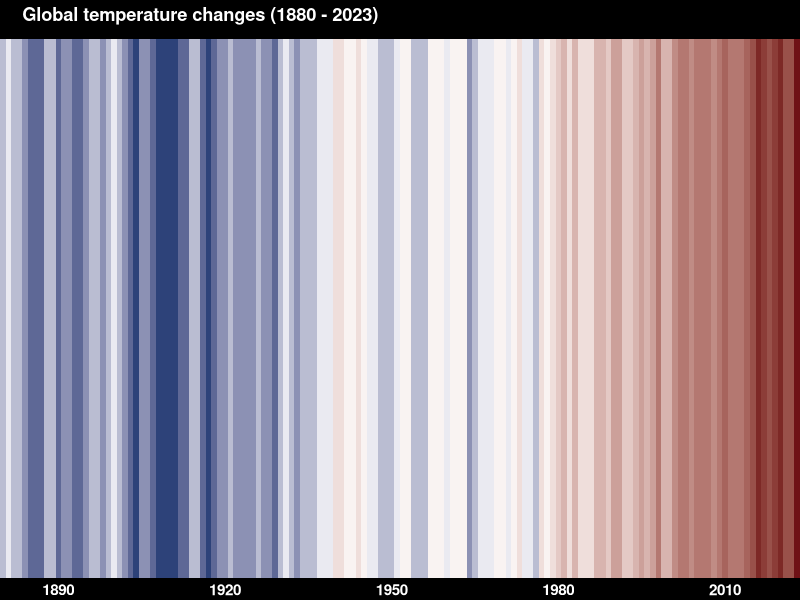
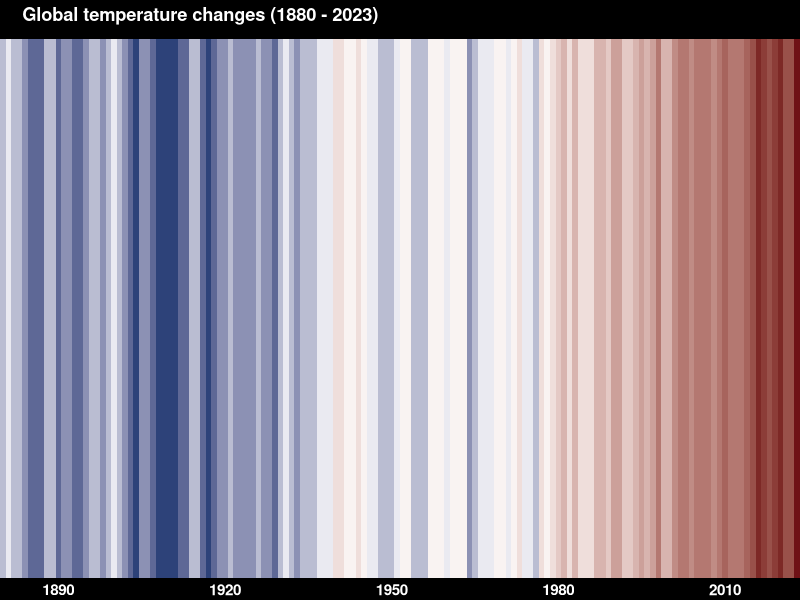

These figures' R source, in order:
# Warming strip year

# Librairies
library(tidyverse)
library(scales)
library(glue)

# Loading the data
t_data <- read.csv("data/GLB.Ts+dSST.csv", skip = 1, na = "***")

# Clean and select
t_data <- t_data %>% select(year = Year, t_diff = "J.D") %>% drop_na()

# Visualisation

t_data %>% ggplot(aes(x = year, y = 1, fill = t_diff)) +
  geom_tile(show.legend = F)+
  scale_fill_stepsn(colors = c("#08306B",  "white",  "#67000D"),
                    values = rescale(c(min(t_data$t_diff), 0, max(t_data$t_diff))),
                    n.breaks = 25) +
  scale_x_continuous(breaks = seq(1890,2020,30)) +
  theme_void() +
  coord_cartesian(expand = F) +
  labs(title = glue("Global temperature changes ({min(t_data$year)} - {max(t_data$year)})")) +
  theme(
    plot.background = element_rect(fill = "black"),
    plot.title = element_text(colour = "white", face = "bold",
                              margin = margin(t = 5, b = 10,
                                              unit = "pt"),
                              hjust = 0.05),
    axis.text.x = element_text(colour = "white", face = "bold",
                               margin = margin(t = 2, b = 2,
                                               unit = "pt"))
  )

# Save the figure
ggsave("figures/warming_stripes.png", height = 4.5, width = 7, dpi = 400)
